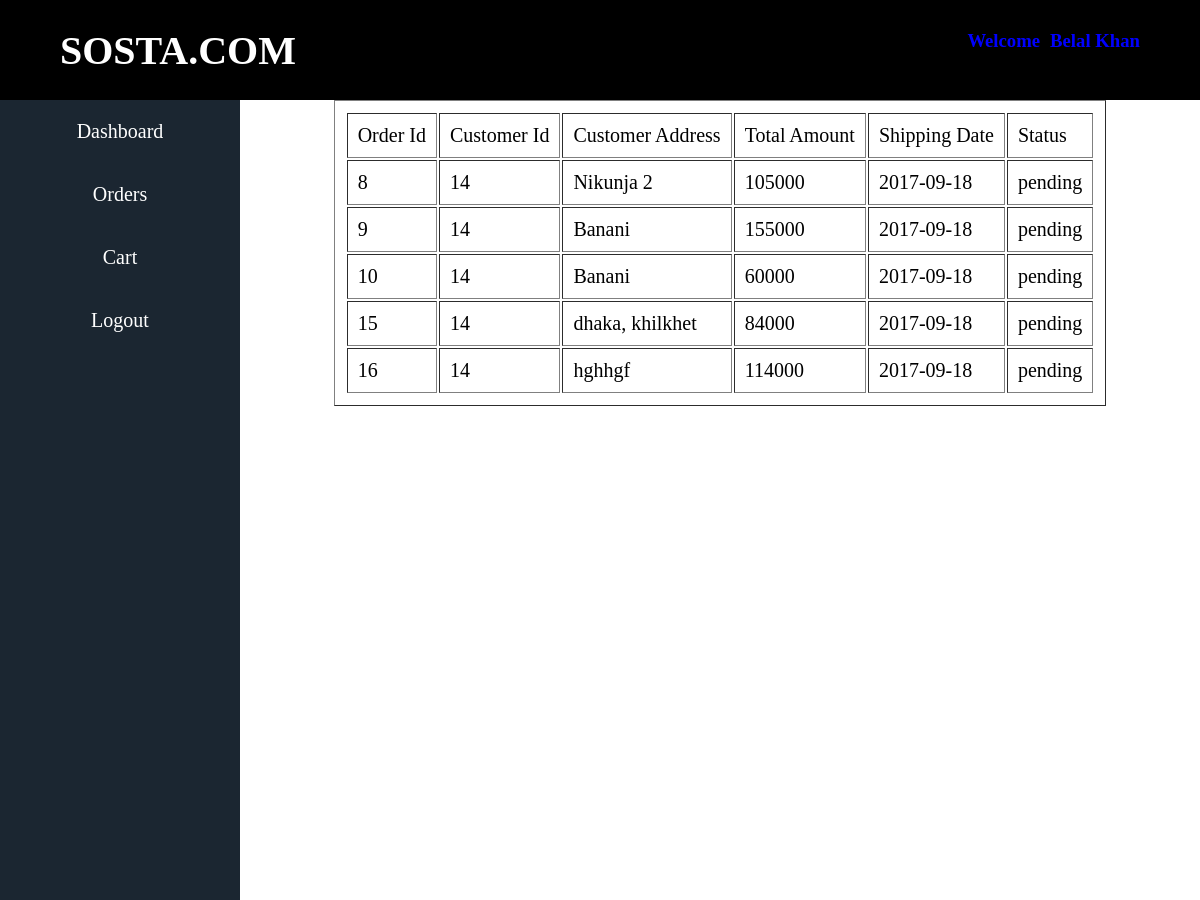
The page /app/userPendingOrder.php (signed in) on the database its author committed.
### tables this page shows
CREATE TABLE `order` (
  `id` int(11) NOT NULL,
  `customer_id` int(11) NOT NULL,
  `customer_address` varchar(300) NOT NULL,
  `order_date` date NOT NULL,
  `shipping_date` date NOT NULL,
  `order_amount` int(11) NOT NULL,
  `delivery_status` varchar(10) NOT NULL
);

### data/dbconnector.php (called while the page is built, shortened)
<?php
    $host="127.0.0.1:3306";
    $user="root";
    $pass="";
    $dbname="sostadb";
    function executeSQL($sql){
        global $host, $user, $pass, $dbname, $port;
        $link=mysqli_connect($host, $user, $pass, $dbname);
        $result = mysqli_query($link, $sql);
        return $result;
    }
?>

### data/order_data_access.php (called while the page is built, shortened)
<?php require_once "dbconnector.php"; ?>
<?php
	function findOrderByDvStatus2($status,$id)
	{
		$query="SELECT * FROM `order` WHERE delivery_status='$status' and customer_id=$id";
		$result = executeSQL($query);
		return $result;
		$orders = array();
		return $orders;
	}
?>

### service/order_service.php (called while the page is built, shortened)
<?php require_once "../data/order_data_access.php"; ?>
<?php
	function findOrderUsingStatus2($status,$id)
	{
		return findOrderByDvStatus2($status,$id);
	}
?>

### app/userPendingOrder.php (the view, shortened to what this page needs)
<?php
		require_once('../data/dbconnector.php');
		require_once "../service/order_service.php";
		$orders=findOrderUsingStatus2("pending",$_SESSION['id']);
?>
<!DOCTYPE HTML>
<html lang="en-US">
<head>
	<link rel="stylesheet" href="CSS/style.css" />
</head>
<body>
	<header class="menu">
		<div class="container">
			<div class="leftcontainer">
				<a href="index.php"><h1>SOSTA.COM</h1></a>
			</div>
			<div class="rightcontainer">
				<h3>Welcome</h3>
				<h3><?php echo $_SESSION['name'];?></h3>
			</div>
		</div>
	</header>
	<?php
		if($_SESSION['id']==1)
		{
			require_once "adminLeftMenu.php";
		}else{
			require_once "userLeftMenu.php";
		}
	?>
	<div class="delete_area_right">
			<?php
				echo '<center><table border="1px" style="font-size:20px; padding:10px;">
						<tr >
								<td style="font-size:20px; padding:10px;">Order Id</td>
								<td style="font-size:20px; padding:10px;">Customer Id</td>
								<td style="font-size:20px; padding:10px;">Customer Address</td>
								<td style="font-size:20px; padding:10px;">Total Amount</td>
								<td style="font-size:20px; padding:10px;">Shipping Date</td>
								<td style="font-size:20px; padding:10px;">Status</td>
							</tr>';
				foreach($orders as $row)
				{
					echo ' <tr >
								<td style="font-size:20px; padding:10px;">'.$row['id'].'</td>
								<td style="font-size:20px; padding:10px;">'.$row['customer_id'].'</td>
								<td style="font-size:20px; padding:10px;">'.$row['customer_address'].'</td>
								<td style="font-size:20px; padding:10px;">'.$row['order_amount'].'</td>
								<td style="font-size:20px; padding:10px;">'.$row['shipping_date'].'</td>
								<td style="font-size:20px; padding:10px;">'.$row['delivery_status'].'</td>
							</tr>';
				}
				echo '</table></center>';
			?>
	</div>
</body>
</html>

### app/CSS/style.css (style rules this page uses)
body { margin:0px; width:100%; margin:auto; }
.container { width:90%; margin:auto; }
.leftcontainer { float:left; }
.leftcontainer a { display:block; color:white; font-size:20px; font-family:tahoma; text-decoration:none; }
.rightcontainer { float:right; color:#fff; }
.rightcontainer h3 { float:left; margin-left:10px; margin-top:30px; }
.menu { float:right; background-color:black; width:100%; height:100px; display:block; box-sizing:border-box; }
.product h2,h3 { color:blue; text-align:center; margin:0px; }
.delete_area_right { width:80%; float:right; display:inline-block; }

### rows shown on the page
order: id "8", customer "14", customer_address "Nikunja 2", order_amount "105000", shipping_date "2017-09-18", delivery_status "pending"
order: id "9", customer "14", customer_address "Banani", order_amount "155000", shipping_date "2017-09-18", delivery_status "pending"
order: id "10", customer "14", customer_address "Banani", order_amount "60000", shipping_date "2017-09-18", delivery_status "pending"
order: id "15", customer "14", customer_address "dhaka, khilkhet", order_amount "84000", shipping_date "2017-09-18", delivery_status "pending"
order: id "16", customer "14", customer_address "hghhgf", order_amount "114000", shipping_date "2017-09-18", delivery_status "pending"

### other values the page prints
$_SESSION['name'] "Belal Khan"
